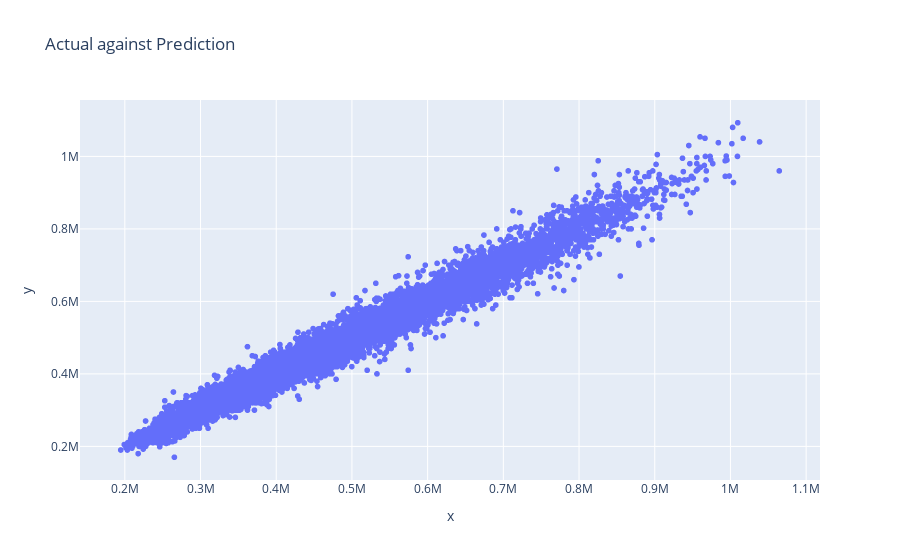

The notebook cell this image was saved under:
### Code cell
px.scatter(x=y_pred,y=y_test,title="Actual against Prediction")

### Figure 1 — Plotly figure (JSON) as saved in the notebook; plotly's stock layout.template omitted (floating-point values rounded to 4 significant figures; data arrays with more than 128 entries replaced by an {"elided": "..."} marker saying what was removed)
{"data": [{"hovertemplate": "x=%{x}<br>y=%{y}<extra></extra>", "legendgroup": "", "marker": {"color": "#636efa", "symbol": "circle"}, "mode": "markers", "name": "", "showlegend": false, "type": "scattergl", "x": {"elided": "18417 float values"}, "xaxis": "x", "y": {"elided": "18417 float values"}, "yaxis": "y"}], "layout": {"legend": {"tracegroupgap": 0}, "title": {"text": "Actual against Prediction"}, "xaxis": {"anchor": "y", "domain": [0, 1], "title": {"text": "x"}}, "yaxis": {"anchor": "x", "domain": [0, 1], "title": {"text": "y"}}}}
